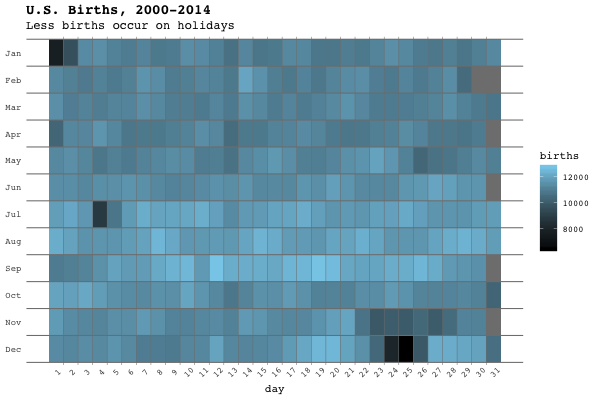

Recreate this plot in R.
library(tidyverse)

x <- download.file("https://raw.githubusercontent.com/rfordatascience/tidytuesday/master/data/2018-10-02/us_births_2000-2014.csv", destfile = "births.csv")
df <- read.csv("births.csv")

births <-
  df %>%
  mutate(asDate = as.Date(paste(month, date_of_month, "2020", sep = "/"), format = "%m/%d/%y")) %>%
  mutate(day = substr(asDate, 6,10)) %>%
  select(year, day,  births) %>%
  group_by(day) %>%
  summarise(mean = mean(births)) %>%
  mutate(month = as.numeric(substr(day, 1,2))) %>%
  mutate(date_of_month = as.numeric(substr(day, 4,5))) %>%
  select(-day) %>%
  spread(date_of_month, mean) %>%
  gather(key = day, value, 2:32) %>%
  mutate(day = as.numeric(day)) %>%
  mutate(month = factor(month.abb[month], levels = rev(month.abb))) %>%
  mutate(births = value)

png("births.png", width = 600, height = 400)
ggplot(births, aes(day, month)) +
  scale_x_continuous(breaks= 1:31)+
  scale_fill_gradient(low = "black", high = "skyblue")+
  geom_tile(aes(fill = births)) +
  xlab("day")+
  labs(title = "U.S. Births, 2000-2014",
       subtitle = "Less births occur on holidays") +
  theme_minimal()+
  theme(panel.grid = element_blank(),
        text = element_text(family = "mono"),
        plot.title = element_text(face = "bold", size = 14),
        plot.subtitle = element_text(size = 12),
        axis.title.y = element_blank(),
        axis.text.x = element_text(angle = 45))+
  geom_hline(yintercept = seq(0.5, 12.5, by = 1), color = "grey50") +
  geom_vline(xintercept = seq(1.5, 30.5, by = 1), color = "grey50", size = 0.25)
dev.off()